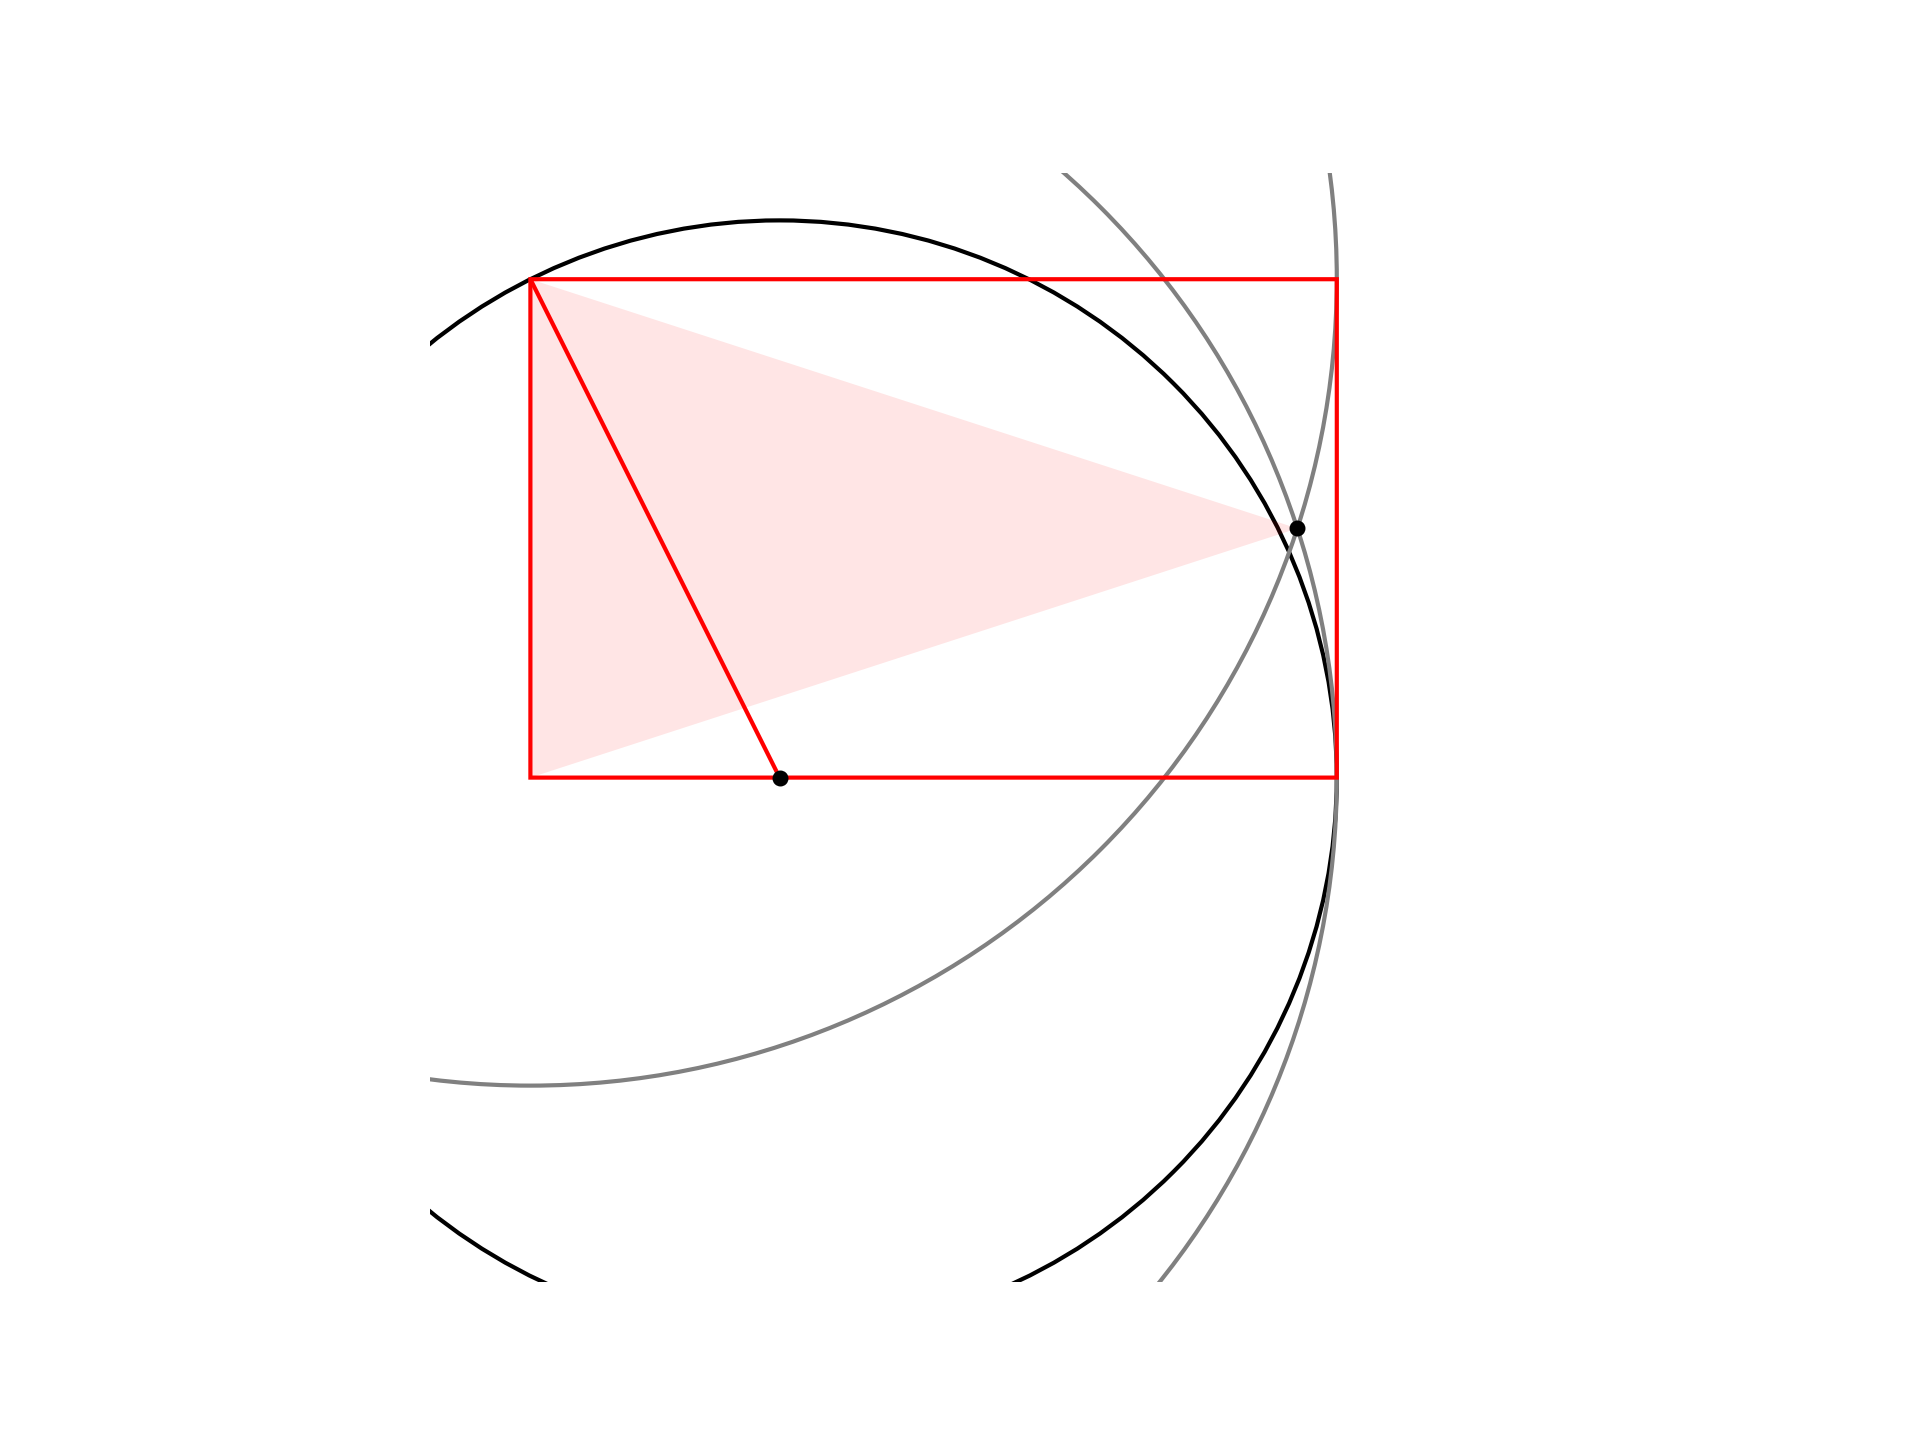

Python code for this plot:
import matplotlib.pyplot as plt
import numpy as np
import geometry as geo
import math

fig, ax = geo.init()
ax.set(xlim=(0,110), ylim=(-10,100))

phi = (5**0.5 + 1)/2

A = geo.Point(10,40)
B = geo.Point(90,40)
_,_,C,D = geo.get_rectangle_for_line([A,B],f=1/phi)

d = geo.get_length([A,D])/2
f = d/geo.get_length([A,B])
E = geo.gpf([A,B],f)

r1 = geo.get_length([D,E])
circle1 = plt.Circle(
    (E.x,E.y),r1,fc='none',ec='k')
ax.add_patch(circle1)

r2 = geo.get_length([A,B])
circle2 = plt.Circle(
    (A.x,A.y),r2,fc='none',ec='gray')
ax.add_patch(circle2)

circle3 = plt.Circle(
    (D.x,D.y),r2,fc='none',ec='gray')
ax.add_patch(circle3)

F = geo.xcc([D,r2],[A,r2])[1]

geo.dls(ax,[E,D],ec='r')
geo.opg(ax,[A,B,C,D])

geo.fpg(ax,[A,D,F])

geo.scp(ax,[E,F])

geo.savefig(plt)
